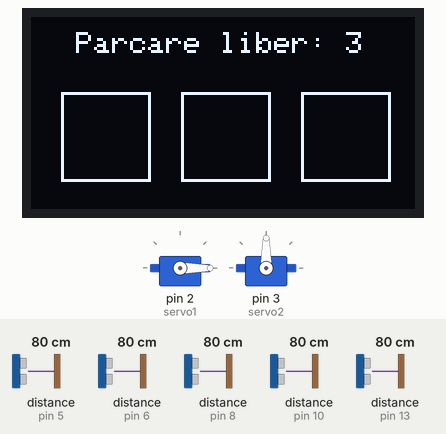
Simulated run of this sketch. Board: Arduino Uno, built with avr-gcc and run on an emulated ATmega328P. Shown: 2 × servo, 128×64 one-colour display. Wiring (inferred from the names in the program): 5 × ultrasonic range finder: trigger pin 4, echo pin 5 / trigger pin 7, echo pin 6 / trigger pin 9, echo pin 8 / trigger pin 11, echo pin 10 / trigger pin 12, echo pin 13. The test bench sets the inputs (shaded band); at power-on: distance to the obstacle (sensors on pin 8, pin 5, pin 10, pin 6, pin 13) 80 cm. The echo pulse lasts 58.3 µs per cm; what the sketch prints to the serial monitor is not drawn.

Above: at 2.6 s.
2.7 s: distance to the obstacle (sensor on pin 8) set to 2 cm
At 3.8 s:
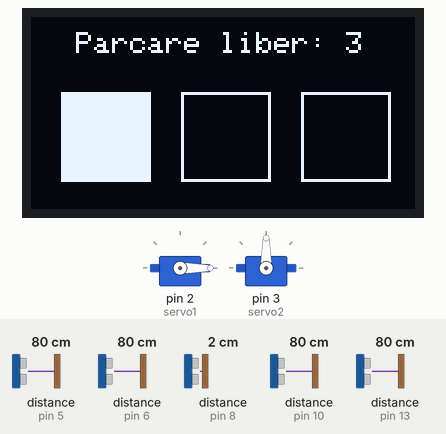
4.2 s: distance to the obstacle (sensor on pin 5) set to 8 cm
7.5 s: distance to the obstacle (sensor on pin 5) set to 5 cm
At 10.5 s:
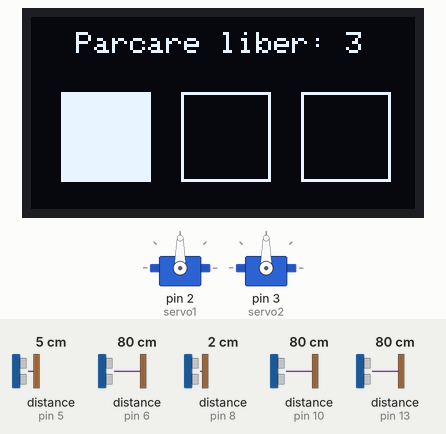
10.8 s: distance to the obstacle (sensor on pin 8) set to 250 cm
At 12.3 s:
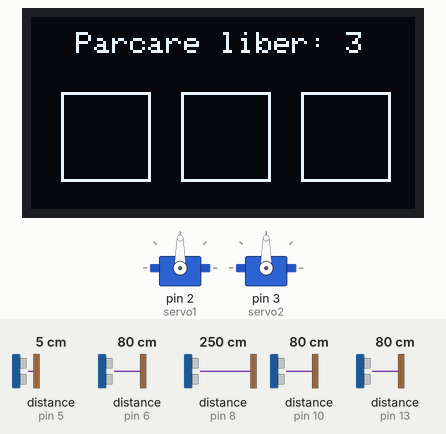
13.0 s: distance to the obstacle (sensor on pin 5) set to 9 cm
At 13.84 s:
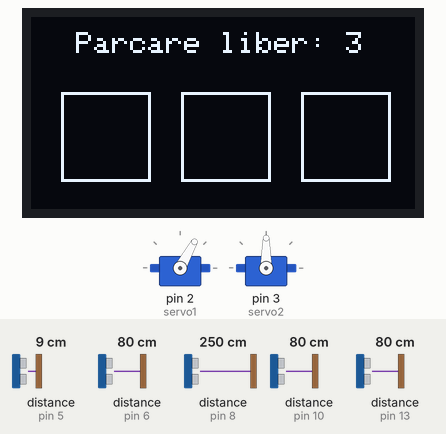
16.0 s: distance to the obstacle (sensor on pin 10) set to 2 cm
At 17.3 s:
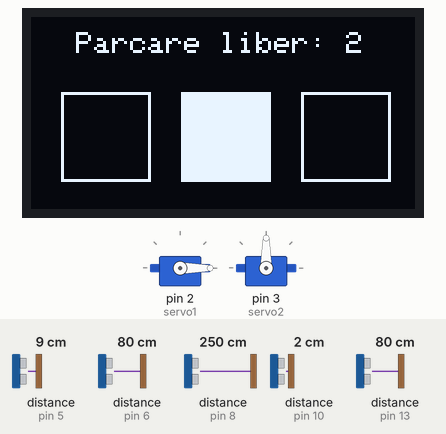
Timing chart, 0 to 18.5 s (numbered marks = the images above; inputs shaded):
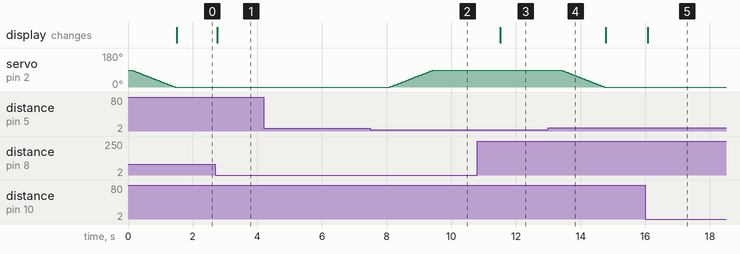

Measured:
- the behaviour switches between 7 and 6 cm on distance to the obstacle (sensor on pin 5) (found by bisection; images 1 and 2)
- after the input at 2.7 s, the display: changes after 0.06 s (image 1)
- after the input at 4.2 s, every drawn part: stays the same
- after the input at 7.5 s, servo on pin 2 (servo1): moves from 0° to 90° over 1.3 s, starting after 0.60 s
- after the input at 10.8 s, the display: changes after 0.71 s (image 3)
- after the input at 13.0 s, servo on pin 2 (servo1): moves from 90° to 0° over 1.3 s, starting after 0.39 s
- after the input at 16.0 s, the display: changes after 0.08 s (image 5)

The sketch:

parcare.ino
```cpp
// Librariile
#include <Servo.h>
#include <Wire.h>
#include <Adafruit_GFX.h>
#include <Adafruit_SSD1306.h>

// Dimensiune la oled
#define SCREEN_WIDTH 128
#define SCREEN_HEIGHT 64
#define OLED_RESET -1

//definim servomotoarele, oled si variabilele
Adafruit_SSD1306 display(SCREEN_WIDTH, SCREEN_HEIGHT, &Wire, OLED_RESET);
Servo servo1;
Servo servo2;

int parc = 3;
int servo1State = 0, servo2State = 0;

// variabilele la fiecare senzor de ultrasunet pentru reducerea codului
const int trigPins[] = {4, 7, 9, 11, 12};
const int echoPins[] = {5, 6, 8, 10, 13};

long durations[5];
int distances[5];

// actualizeaza display la oled numai cand este apelata functia
void updateDisplay(){
  display.clearDisplay();
  display.setTextSize(1);
  display.setTextColor(SSD1306_WHITE);
  display.setCursor(15, 5);           // x=0, y=10
  display.print("Parcare liber: " + String(parc));

  drawParkingSlots();
  display.display();
}

// locuri de parcari care deseneaza la display, inclusa in functia updateDisplay
void drawParkingSlots() {
  int x[] = {10, 50, 90}; // Slot positions

  for (int i = 0; i < 3; i++) {
    int d = distances[i + 2]; // S3, S4, S5 sunt locuri de parcari

    if (d <= 5) {
      display.fillRect(x[i], 25, 30, 30, SSD1306_WHITE); // locuri ocupate
    } else {
      display.drawRect(x[i], 25, 30, 30, SSD1306_WHITE); // locuri libere
    }
  }
  display.display();
}

// servomotor care ridica bariera
void openServo(Servo &servo, int &servoState) {
  for (int pos = 0; pos <= 90; pos++) {
    servo.write(pos);
    delay(15);
  }
  servoState = 1;
}

// servomotor coboara bariera
void closeServo(Servo &servo, int &servoState) {
  for (int pos = 90; pos >= 0; pos--) {
    servo.write(pos);
    delay(15);
  }
  servoState = 0;
}

//initializam pentru a fi definite, incluzand serial pentru a vedea partea de debug
void setup() {
  servo1.attach(2);
  servo2.attach(3);

  for (int i = 0; i < 5; i++) {
    pinMode(trigPins[i], OUTPUT);
    pinMode(echoPins[i], INPUT);
  }

  Serial.begin(9600);

  if (!display.begin(SSD1306_SWITCHCAPVCC, 0x3C)) {
    Serial.println(F("OLED not found"));
    for (;;); // Stop if OLED is not found
  }
  updateDisplay();
  closeServo(servo1, servo1State);
}

void loop() {

  //preia fiecare ultrasunet numai daca una din ele detecteaza o distanta
  for (int i = 0; i < 5; i++) {
    digitalWrite(trigPins[i], LOW);
    delayMicroseconds(2);
    digitalWrite(trigPins[i], HIGH);
    delayMicroseconds(10);
    digitalWrite(trigPins[i], LOW);

    durations[i] = pulseIn(echoPins[i], HIGH);
    distances[i] = durations[i] * 0.034 / 2;
  }

//daca ultrasunetul de intrare se afla intre 0cm-5cm, atunci ridica bariera si actualizeaza display-ul
  if (distances[0] >= 0 && distances[0] <= 5 && servo1State == 0) {
    if (parc == 0) {
      updateDisplay();
    } else {
      openServo(servo1, servo1State);
    }
  }

//daca ultrasunetul de iesire se afla intre 0cm-5cm, atunci ridica bariera si actualizeaza display-ul
  if (distances[1] >= 0 && distances[1] <= 5 && servo2State == 0) {
    if (parc > 0) {
      updateDisplay();
    } else {
      openServo(servo2, servo2State);
    }
  }

//daca ultrasunetul de intrare a intrat in stare de deschidere, atunci ocupa un loc de parcare
  if (distances[0] > 5 && servo1State == 1) {
    closeServo(servo1, servo1State);
    parc--;
    updateDisplay();
  }

//daca ultrasunetul de iesire a intrat in stare de deschidere, atunci elibereaza un loc de parcare
  else if (distances[1] > 5 && servo2State == 1) {
    closeServo(servo2, servo2State);
    parc++;
    updateDisplay();
  }

// daca parcarea e mai mare decat 0, va actualiza starea locurilor de parcare
  if (parc > 0) {
    updateDisplay();
  }

// daca una din locuri de parcare a detectat o distanta, o va considera ocupata
  if (distances[2] <= 5 || distances[3] <= 5 || distances[4] <= 5){
    updateDisplay();
  }

// parte de debug pentru ultrasunete
  Serial.println("--- Sensor Distances ---");
  for (int i = 0; i < 5; i++) {
    Serial.print("S");
    Serial.print(i + 1);
    Serial.print(": ");
    Serial.print(distances[i]);
    Serial.println(" cm");
  }
  Serial.println("========================\n");
  delay(500);
}
```
